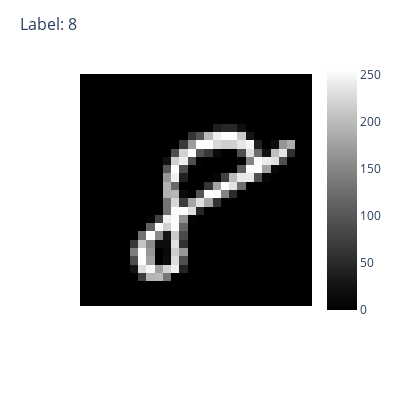

Here is the notebook cell this chart was saved with:
### Markdown cell above
#### Grayscale Digits

### Code cell
from tensorflow.keras.datasets import mnist

# Load data
(X_train, y_train), (X_test, y_test) = mnist.load_data()

# You may select any number up to 60000-1
image_index = 59999        
selected_image = X_train[image_index]
print(' Number of dimensions: ', X_train[image_index].ndim)
print(' Dimensions (or shape):', X_train[image_index].shape)

fig = px.imshow(selected_image, color_continuous_scale='gray', 
                width=400, height=400)
fig.update_layout(title=f"Label: {y_train[image_index]}", title_font_size=16)
# Remove the x-axis and y-axis
fig.update_xaxes(visible=False)
fig.update_yaxes(visible=False)
fig.show()

### Figure 1 — Plotly figure (JSON) as saved in the notebook; plotly's stock layout.template omitted (floating-point values rounded to 4 significant figures; data arrays with more than 128 entries replaced by an {"elided": "..."} marker saying what was removed)
{"data": [{"coloraxis": "coloraxis", "hovertemplate": "x: %{x}<br>y: %{y}<br>color: %{z}<extra></extra>", "name": "0", "type": "heatmap", "xaxis": "x", "yaxis": "y", "z": {"elided": "28x28 int values"}}], "layout": {"coloraxis": {"colorscale": [[0, "rgb(0, 0, 0)"], [0.09091, "rgb(16, 16, 16)"], [0.1818, "rgb(38, 38, 38)"], [0.2727, "rgb(59, 59, 59)"], [0.3636, "rgb(81, 80, 80)"], [0.4545, "rgb(102, 101, 101)"], [0.5455, "rgb(124, 123, 122)"], [0.6364, "rgb(146, 146, 145)"], [0.7273, "rgb(171, 171, 170)"], [0.8182, "rgb(197, 197, 195)"], [0.9091, "rgb(224, 224, 223)"], [1, "rgb(254, 254, 253)"]]}, "height": 400, "margin": {"t": 60}, "title": {"font": {"size": 16}, "text": "Label: 8"}, "width": 400, "xaxis": {"anchor": "y", "constrain": "domain", "domain": [0, 1], "scaleanchor": "y", "visible": false}, "yaxis": {"anchor": "x", "autorange": "reversed", "constrain": "domain", "domain": [0, 1], "visible": false}}}
